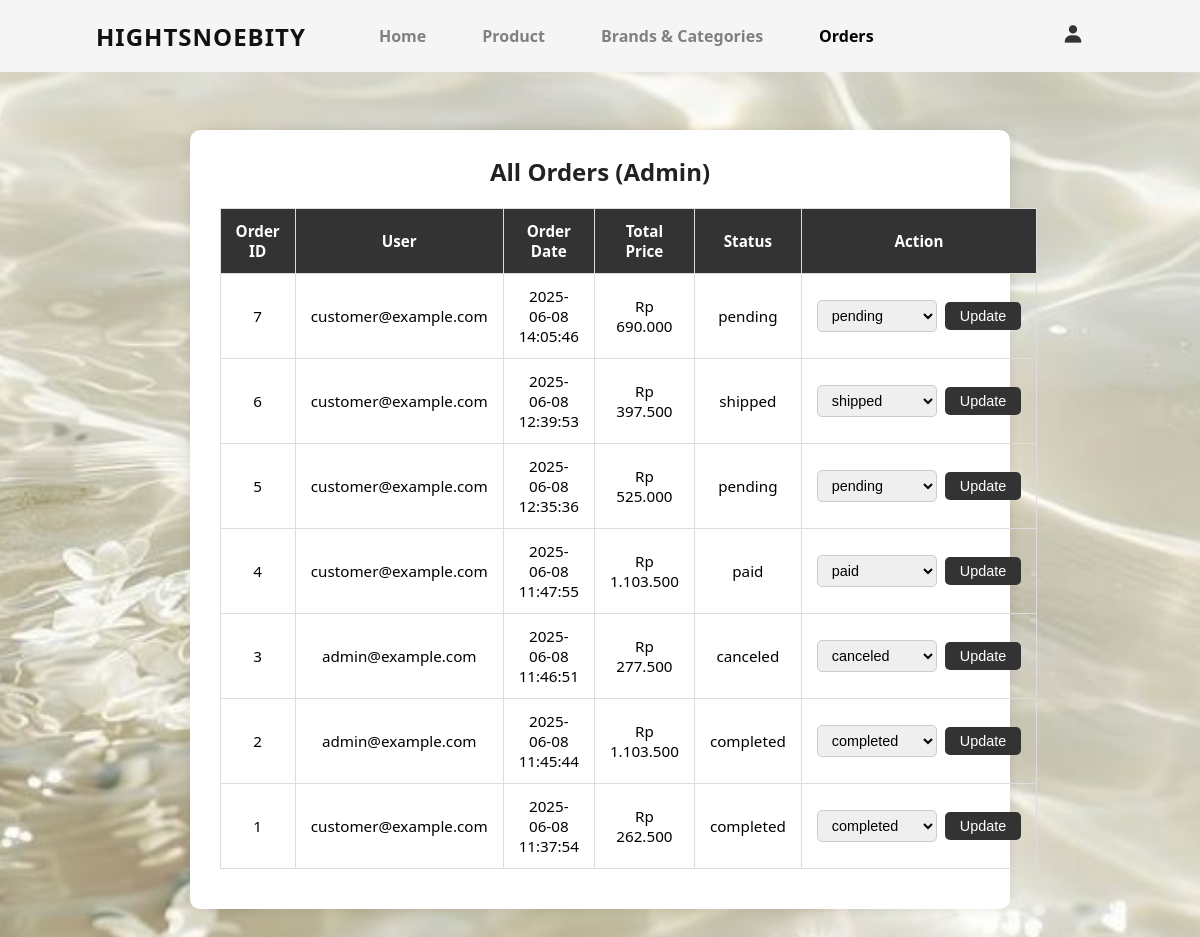
The app's page /orders.php (signed in), older data.
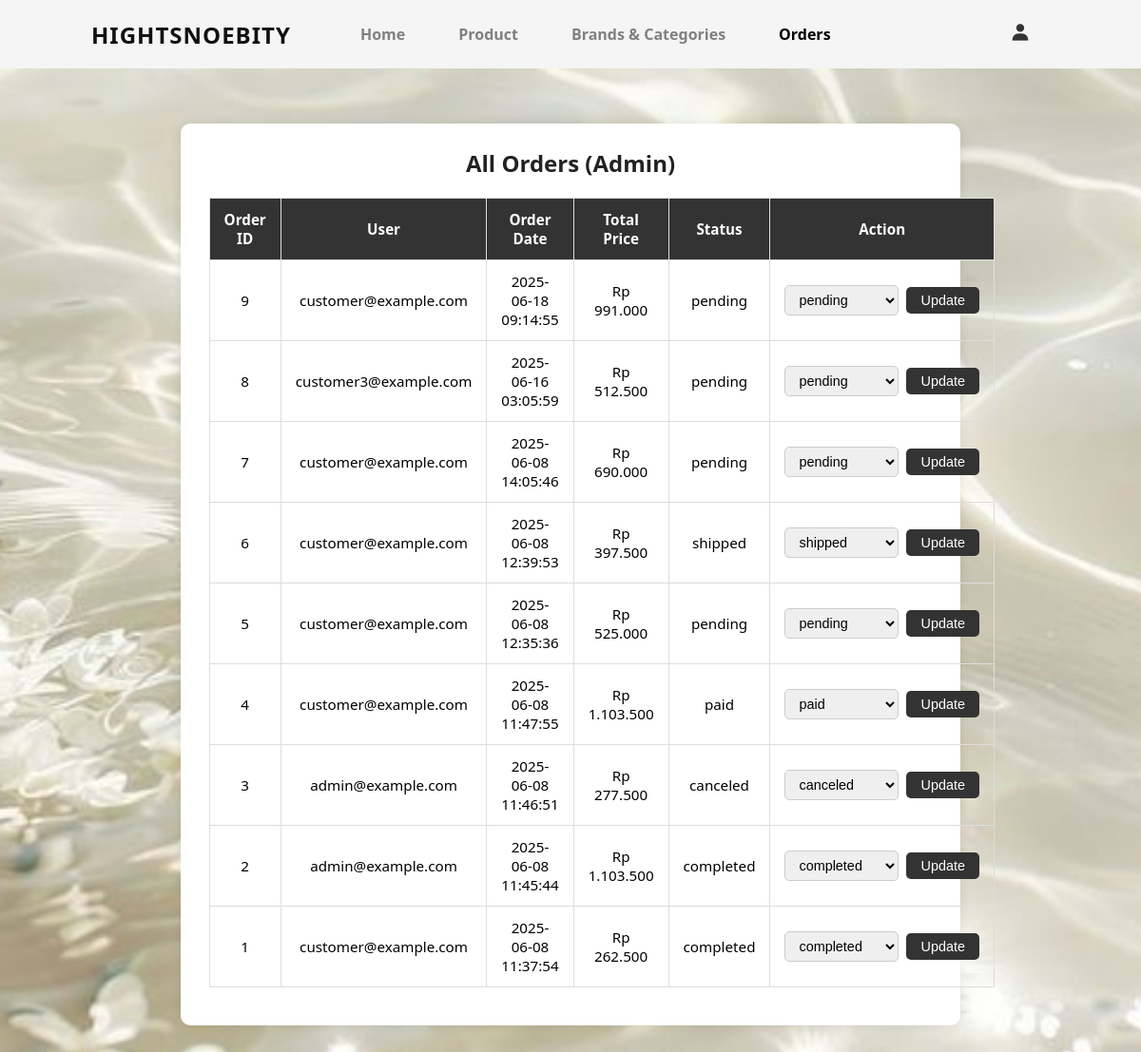
The same page, newer data.
### tables this page shows
CREATE TABLE `orders` (
  `id` int(11) NOT NULL,
  `user_id` int(11) DEFAULT NULL,
  `order_date` datetime DEFAULT NULL,
  `status` enum('pending','paid','shipped','completed','canceled') DEFAULT 'pending',
  `total_price` decimal(10,2) DEFAULT NULL,
  `address` text DEFAULT NULL,
  `payment_method` varchar(50) DEFAULT NULL
);

CREATE TABLE `users` (
  `id` int(11) NOT NULL,
  `name` varchar(100) NOT NULL,
  `email` varchar(255) NOT NULL,
  `password_hash` varchar(255) NOT NULL,
  `role` enum('admin','customer') NOT NULL DEFAULT 'customer',
  `created_at` timestamp NOT NULL DEFAULT current_timestamp(),
  `gender` varchar(10) DEFAULT NULL,
  `phone` varchar(20) DEFAULT NULL,
  `address` text DEFAULT NULL
);

### orders.php (the view, shortened to what this page needs)
<?php
include 'config.php';
$user = $_SESSION['user'];
$isAdmin = $user['role'] === 'admin';
if ($isAdmin) {
    $query = "SELECT o.*, u.email FROM orders o JOIN users u ON o.user_id = u.id ORDER BY o.order_date DESC";
    $result = $conn->query($query);
} else {
    $userId = $user['id'];
    $stmt = $conn->prepare("SELECT * FROM orders WHERE user_id = ? ORDER BY order_date DESC");
    $stmt->bind_param("i", $userId);
    $stmt->execute();
    $result = $stmt->get_result();
}
?>
<!DOCTYPE html>
<html lang="en">
<head>
    <link rel="stylesheet" href="css/orders.css">
</head>
<body>
<?php
if ($isAdmin) {
    include 'header-admin.php';
} else {
    include 'header.php';
}
?>
<section>
<div class="container">
    <h2><?= $isAdmin ? 'All Orders (Admin)' : 'My Order History' ?></h2>
    <table>
        <thead>
            <tr>
                <th>Order ID</th>
                <?php if ($isAdmin): ?><th>User</th><?php endif; ?>
                <th>Order Date</th>
                <th>Total Price</th>
                <th>Status</th>
                <?php if ($isAdmin): ?><th>Action</th><?php endif; ?>
            </tr>
        </thead>
        <tbody>
            <?php while ($order = $result->fetch_assoc()): ?>
                <tr>
                    <td><?= $order['id'] ?></td>
                    <?php if ($isAdmin): ?><td><?= htmlspecialchars($order['email']) ?></td><?php endif; ?>
                    <td><?= $order['order_date'] ?></td>
                    <td>Rp <?= number_format($order['total_price'], 0, ',', '.') ?></td>
                    <td><?= $order['status'] ?></td>
                    <?php if ($isAdmin): ?>
                        <td>
                            <form method="POST" class="inline-form">
                                <select name="status">
                                    <?php
                                    $statuses = ['pending', 'paid', 'shipped', 'completed', 'canceled'];
                                    foreach ($statuses as $status) {
                                        $selected = $order['status'] === $status ? 'selected' : '';
                                        echo "<option value=\"$status\" $selected>$status</option>";
                                    }
                                    ?>
                                </select>
                                <button type="submit">Update</button>
                            </form>
                        </td>
                    <?php endif; ?>
                </tr>
            <?php endwhile; ?>
        </tbody>
    </table>
</div>
</section>
</body>
</html>

### header-admin.php (shortened to what this page needs)
<?php
$currentPage = basename($_SERVER['PHP_SELF']);
?>
<!DOCTYPE html>
<html lang="en">
<head>
  <link rel="stylesheet" href="css/FASHION.css">
  <link rel="stylesheet" href="https://unpkg.com/boxicons@2.1.4/css/boxicons.min.css">
</head>
<body>
<header>
  <a href="#" class="logo">HIGHTSNOEBITY</a>
  <ul class="navlist">
    <a href="home-admin.php" class="<?= $currentPage == 'home-admin.php' ? 'active' : '' ?>">Home</a>
    <a href="products-crud.php" class="<?= $currentPage == 'products-crud.php' ? 'active' : '' ?>">Product</a>
    <a href="brand-category-crud.php" class="<?= $currentPage == 'brand-category-crud.php' ? 'active' : '' ?>">Brands & Categories</a>
    <a href="orders.php" class="<?= $currentPage == 'orders.php' ? 'active' : '' ?>">Orders</a>
  </ul>
  <div class="header-icons">
    <?php if (isset($_SESSION['user'])): ?>
      <div class="profile-popup">
        <label for="toggle-popup" title="Profile">
          <i class='bx bxs-user'></i>
        </label>
      </div>
    <?php else: ?>
      <a href="login.php" class="login-button">Login</a>
      <a href="register.php" class="login-button">Register</a>
    <?php endif; ?>
  </div>
</header>

### css/orders.css (style rules this page uses)
body { background: url("../images/views/background-2.jpg") no-repeat center center !important; background-size: cover !important; font-family: 'Segoe UI', sans-serif; padding: 30px; min-height: 100vh; }
.container { max-width: 900px; margin: 0 auto; background-color: #fff; padding: 25px 30px; border-radius: 10px; box-shadow: 0 0 12px rgb(0 0 0 / 0.1); }
h2 { margin-bottom: 20px; font-weight: 700; text-align: center; color: #222; }
table { width: 100%; border-collapse: collapse; margin-bottom: 15px; font-size: 0.95rem; min-width: 700px; }
thead tr { background-color: #333; color: #fff; }
th, td { padding: 12px 15px; border: 1px solid #ddd; text-align: center; vertical-align: middle; }
.inline-form { display: flex; justify-content: center; align-items: center; gap: 8px; }
.inline-form select { padding: 6px 10px; border: 1.5px solid #ccc; border-radius: 5px; font-size: 0.9rem; cursor: pointer; min-width: 120px; transition: border-color 0.3s ease; }
.inline-form button { background-color: #333; color: white; border: none; padding: 6px 15px; border-radius: 5px; font-size: 0.9rem; cursor: pointer; transition: background-color 0.3s ease; }

### css/FASHION.css (style rules this page uses)
* { padding: 0; margin: 0; box-sizing: border-box; list-style: none; text-decoration: none; scroll-behavior: smooth; }
:root { --background-color: #ffffff; --text-color: #111111; --main-color: #c8815f; --big-font: 4.5rem; --h2-font: 3.3rem; --h3-font: 2rem; --normal-font: 1rem; }
body { background: var(red); color: var(black); }
header { width: 100%; top: 0; right: 0; z-index: 1000; position: fixed; display: flex; align-items: center; background: whitesmoke; padding: 20px 14%; transition: all .35s ease; }
.logo { font-size: 28px; font-weight: 700; letter-spacing: 1px; color: var(--text-color); margin-right: 55px; }
.navlist { display: flex; gap: 20px; list-style: none; }
.navlist a { color: #808080; font-weight: 600; padding: 10px 25px; font-size: var(--normal-font); transition: all .36s ease; }
.navlist a.active { color: black; }
.header-icons { display: flex; align-items: center; margin-left: auto; gap: 10px; }
.header-icons i { font-size: 32px; color: var(--text-color); margin-right: 20px; transition: all .36s ease; }
.header-icons i { font-size: 22px; color: #333; cursor: pointer; }
.profile-popup { position: relative; display: inline-block; }
section { padding: 100px 14%; }
.container { position: relative; transition: all .40s ease; }
@media (min-width: 1025px) and (max-width: 1366px) { header { padding: 15px 8%; } }
@media (min-width: 1025px) and (max-width: 1366px) { .logo { font-size: 24px; } }
@media (min-width: 1025px) and (max-width: 1366px) { .navlist { position: static; flex-direction: row; height: auto; width: auto; background: transparent; padding: 0; box-shadow: none; } }
@media (min-width: 1025px) and (max-width: 1366px) { .navlist a { font-size: 16px; padding: 10px 18px; border: none; } }

Row changes from the older to the newer data that the page shows:
added orders: id "9", user.email "customer@example.com", order_date "2025-06-18 09:14:55", total_price "991.000", status "pending"
added orders: id "8", user.email "customer3@example.com", order_date "2025-06-16 03:05:59", total_price "512.500", status "pending"
